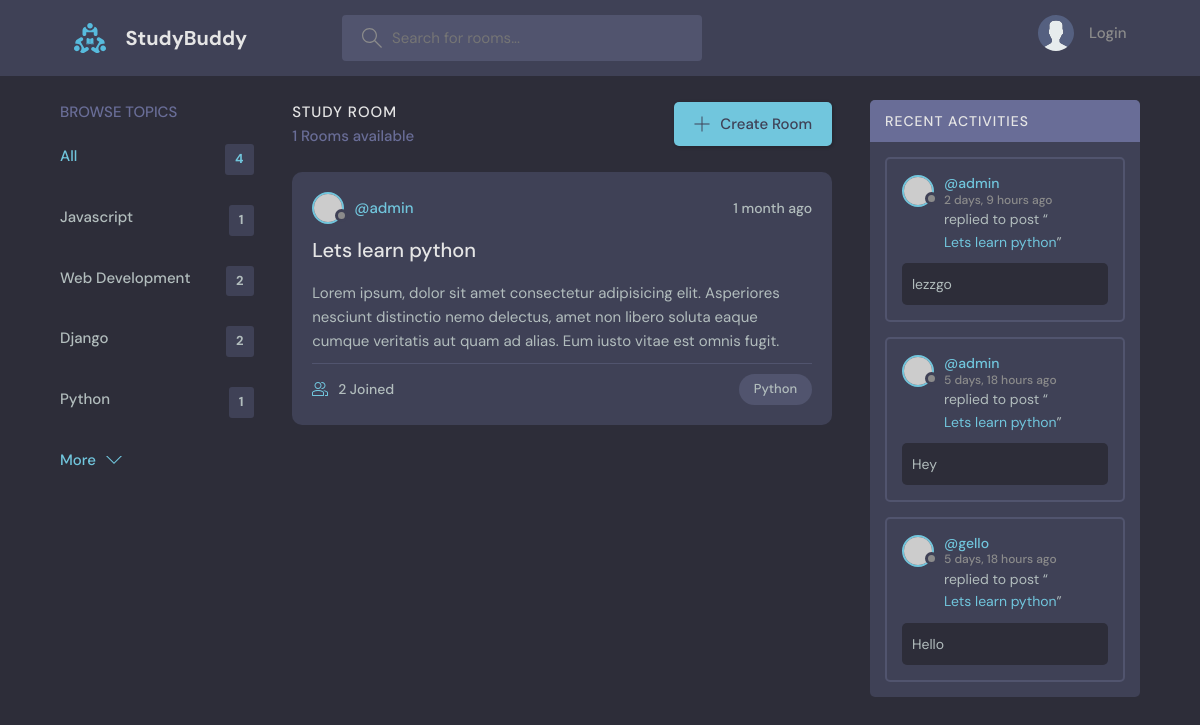
Page /?q=Python on the committed database.
### base/models.py (models this page shows, shortened)
class Topic(models.Model):
    name = models.CharField(max_length=200)

class Room(models.Model):
    host = models.ForeignKey(User, on_delete=models.SET_NULL, null=True)
    topic = models.ForeignKey(Topic, on_delete = models.SET_NULL, null=True)
    name = models.CharField(max_length=200)
    description = models.TextField(blank=True, null=True)
    participants = models.ManyToManyField(User, related_name='participants', blank=True)
    updated = models.DateTimeField(auto_now=True)
    created = models.DateTimeField(auto_now_add=True)
    class Meta:
        ordering = ['-updated', '-created']
    def __str__(self):
        return self.name

class Message(models.Model):
    user = models.ForeignKey(User, on_delete=models.CASCADE)
    room = models.ForeignKey(Room, on_delete=models.CASCADE)
    body = models.TextField()
    updated = models.DateTimeField(auto_now=True)
    created = models.DateTimeField(auto_now_add=True)
    class Meta:
        ordering = ['-updated', '-created']
    def __str__(self):
        return self.body[0:50]

### base/views.py (the view)
# urls.py: path('',views.home, name="home"),
def home(request):
    q = request.GET.get('q') if request.GET.get('q') != None else ''
    rooms = Room.objects.filter(
        Q(topic__name__icontains=q) |
        Q(name__icontains = q) |
        Q(description__icontains = q)) #icontains is finding similar topic name
    topic = Topic.objects.all()
    room_count = rooms.count() #same execution with len function
    room_messages = Message.objects.filter(Q(room__topic__name__icontains=q))
    context = {'rooms': rooms, 'topics': topic, 'room_count': room_count, 'room_messages': room_messages}
    return render(request, 'base/home.html', context)

### base/templates/base/home.html (shortened to what this page needs)
{% extends 'main.html' %}
{% block content %}
  <main class="layout layout--3">
    <div class="container">
      {% include 'base/topic_component.html' %}
      <div class="roomList">
        <div class="roomList__header">
          <div>
            <h2>Study Room</h2>
            <p>{{room_count}} Rooms available</p>
          </div>
          <a class="btn btn--main" href="{% url 'create-room' %}">
            <svg version="1.1" xmlns="http://www.w3.org/2000/svg" width="32" height="32" viewBox="0 0 32 32">
              <title>add</title>
              <path
                d="M16.943 0.943h-1.885v14.115h-14.115v1.885h14.115v14.115h1.885v-14.115h14.115v-1.885h-14.115v-14.115z"
              ></path>
            </svg>
            Create Room
          </a>
        </div>
        {% include 'base/feed_component.html' %}
      </div>
      {% include 'base/activity_component.html' %}
    </div>
  </main>
{% endblock %}

### base/templates/base/topic_component.html
<div class="topics">
    <div class="topics__header">
      <h2>Browse Topics</h2>
    </div>
    <ul class="topics__list">
      <li>
        <a href="{% url 'home' %}" class="active">All <span>{{topics.count}}</span></a>
      </li>
      {% for topic in topics %}
        <li>
            <a href="{% url 'home' %}?q={{topic.name}}">{{topic.name}}<span>{{topic.room_set.all.count}}</span></a>
        </li>
      {% endfor %}
    </ul>
    <a class="btn btn--link" href="topics.html">
      More
      <svg version="1.1" xmlns="http://www.w3.org/2000/svg" width="32" height="32" viewBox="0 0 32 32">
        <title>chevron-down</title>
        <path d="M16 21l-13-13h-3l16 16 16-16h-3l-13 13z"></path>
      </svg>
    </a>
  </div>

### base/templates/base/feed_component.html (shortened to what this page needs)
{% for room in rooms %}
<div class="roomListRoom">
    <div class="roomListRoom__header">
        <a href="{% url 'user-profile' room.host.id%}" class="roomListRoom__author">
        <div class="avatar avatar--small">
            <img src="https://randomuser.me/api/portraits/women/11.jpg" />
        </div>
        <span>@{{room.host.username}}</span>
        </a>
        <div class="roomListRoom__actions">
        <span>{{room.created|timesince}}  ago</span>
        </div>
    </div>
    <div class="roomListRoom__content">
        <a href="{% url 'room' room.id %}">{{room.name}}</a>
        <p>
        {{room.description}}
        </p>
    </div>
    <div class="roomListRoom__meta">
        <a href="{% url 'room' room.id %}" class="roomListRoom__joined">
        {{room.participants.all.count}} Joined
        </a>
        <p class="roomListRoom__topic">{{room.topic.name}}</p>
    </div>
</div>
{% endfor %}

### base/templates/base/activity_component.html (shortened to what this page needs)
<div class="activities">
    <div class="activities__header">
      <h2>Recent Activities</h2>
    </div>
    {% for message in room_messages %}
    <div class="activities__box">
      <div class="activities__boxHeader roomListRoom__header">
        <a href="{% url 'user-profile' message.user.id %}" class="roomListRoom__author">
          <div class="avatar avatar--small">
            <img src="https://randomuser.me/api/portraits/women/11.jpg" />
          </div>
          <p>
            @{{message.user}}
            <span>{{message.created|timesince}} ago</span>
          </p>
        </a>
      </div>
      <div class="activities__boxContent">
        <p>replied to post “<a href="{% url 'room' message.room.id %}">{{message.room}}</a>”</p>
        <div class="activities__boxRoomContent">
          {{message}}
        </div>
      </div>
    </div>
    {% endfor %}
</div>

### rows in the picture
Topic: name "Javascript", room_set.all.count "1"
Topic: name "Web Development", room_set.all.count "2"
Topic: name "Django", room_set.all.count "2"
Topic: name "Python", room_set.all.count "1"
Room: host.username "admin", created "1 month", name "Lets learn python", description "Lorem ipsum, dolor sit amet consectetur adipisicing elit. Asperiores nesciunt distinctio nemo delectus, amet non libero soluta eaque cumque veritatis aut quam ad alias. Eum iusto vitae est omnis fugit.", participants.all.count "2", topic.name "Python"
Message: user "admin", created "2 days, 9 hours", room "Lets learn python", body "lezzgo"
Message: user "admin", created "5 days, 18 hours", room "Lets learn python", body "Hey"
Message: user "gello", created "5 days, 18 hours", room "Lets learn python", body "Hello"

### other values in the picture
{{ topics.count }} "4"
{{ room_count }} "1"
